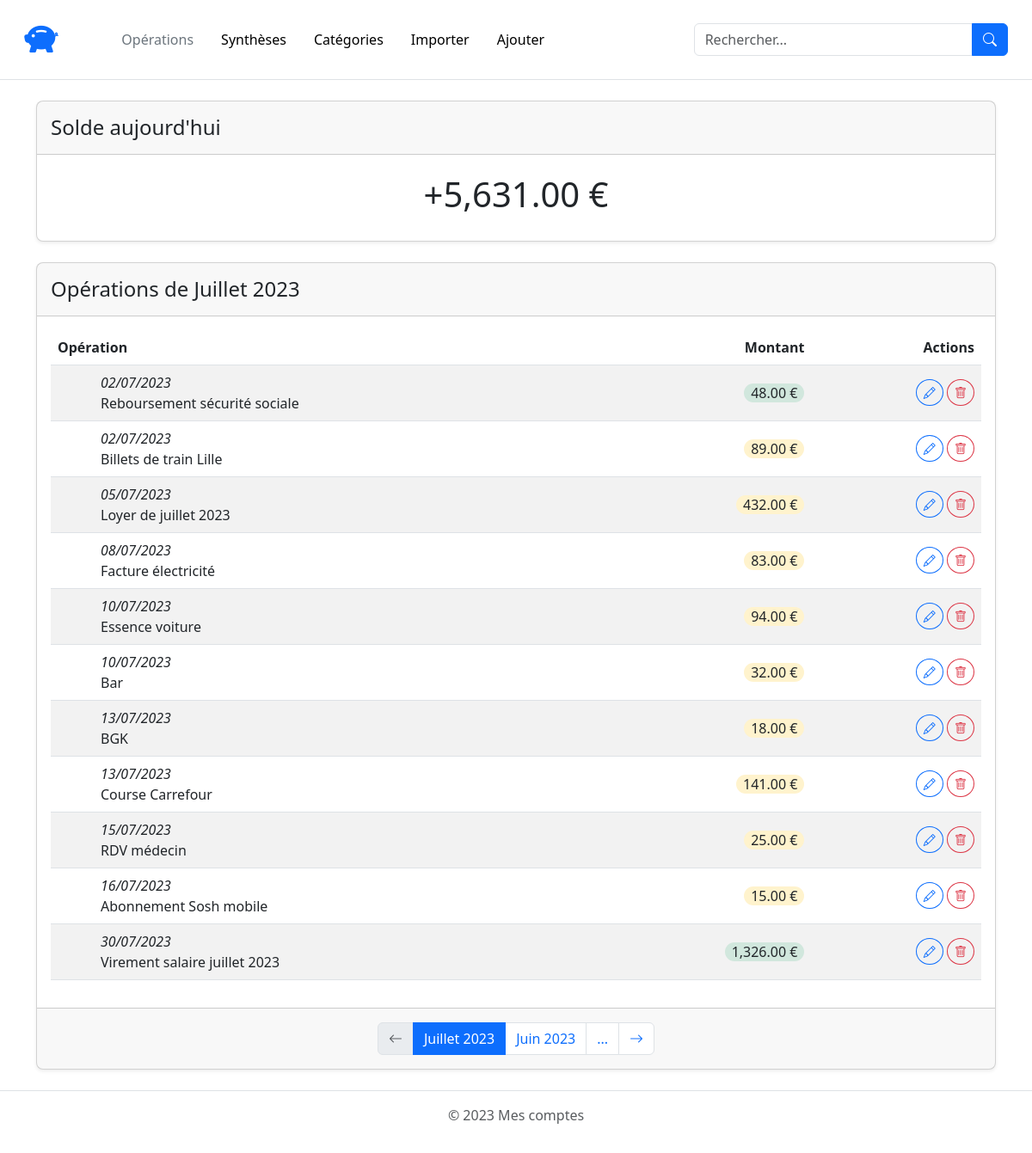
The page /app/views/index.php on the database its author committed.
### tables this page shows
CREATE TABLE IF NOT EXISTS `transaction` (
  `id_transaction` int NOT NULL AUTO_INCREMENT,
  `name` varchar(50) NOT NULL,
  `amount` decimal(15,2) NOT NULL,
  `date_transaction` date NOT NULL,
  `id_category` int DEFAULT NULL,
  PRIMARY KEY (`id_transaction`),
  KEY `id_category` (`id_category`)
);

### app/controllers/HomeController.php (called while the page is built, shortened)
<?php
class HomeController
{
    private $transactionModel;
    public function __construct(TransactionModel $transactionModel)
    {
        $this->transactionModel = $transactionModel;
    }
    public function getBalance()
    {
        $transactions = $this->transactionModel->getAllTransactions();
        $balance = 0;
        foreach ($transactions as $transaction) {
            $balance += $transaction['amount'];
        }
        return $balance;
    }
}

### app/models/TransactionModel.php (called while the page is built, shortened)
<?php
class TransactionModel
{
    private $pdo;
    public function __construct(PDO $pdo)
    {
        $this->pdo = $pdo;
    }
    public function getAllTransactions()
    {
        $stmt = $this->pdo->query("SELECT * FROM transaction");
        return $stmt->fetchAll(PDO::FETCH_ASSOC);
    }
    public function getTransactionsByMonth()
    {
        $currentMonth = date('Y-m');
        $stmt = $this->pdo->prepare("SELECT * FROM transaction WHERE DATE_FORMAT(date_transaction, '%Y-%m') = :currentMonth");
        $stmt->bindParam(':currentMonth', $currentMonth, PDO::PARAM_STR);
        $stmt->execute();
        return $stmt->fetchAll(PDO::FETCH_ASSOC);
    }
}

### app/views/index.php (the view, shortened to what this page needs)
<?php
require_once '../models/TransactionModel.php';
require_once '../controllers/HomeController.php';
class DB
{
    private static $instance = null;
    public static function getInstance()
    {
        if (!self::$instance) {
            try {
                self::$instance = new PDO("mysql:host=" . DB_HOST . ";dbname=" . DB_NAME, DB_USER, DB_PASSWORD);
                self::$instance->setAttribute(PDO::ATTR_ERRMODE, PDO::ERRMODE_EXCEPTION);
            } catch (PDOException $e) {
                die("Erreur de connexion à la base de données : " . $e->getMessage());
            }
        }
        return self::$instance;
    }
}
$pdo = DB::getInstance();
$transactionModel = new TransactionModel($pdo);
$homeController = new HomeController($transactionModel);
$transactions = $transactionModel->getTransactionsByMonth();
function formatAmount($amount)
{
    return number_format($amount, 2) . ' €';
}
function formatBalance($balance)
{
    return ($balance >= 0 ? '+' : '-') . formatAmount(abs($balance));
}
?>
<!DOCTYPE html>
<html lang="fr">
<head>
    <link rel="stylesheet" href="https://cdn.jsdelivr.net/npm/bootstrap@5.3.0/dist/css/bootstrap.min.css">
    <link rel="stylesheet" href="https://cdn.jsdelivr.net/npm/bootstrap-icons@1.10.5/font/bootstrap-icons.css">
</head>
<body>
    <div class="container-fluid">
        <header class="row flex-wrap justify-content-between align-items-center p-3 mb-4 border-bottom">
            <a href="index.php?page=home" class="col-1">
                <i class="bi bi-piggy-bank-fill text-primary fs-1"></i>
            </a>
            <nav class="col-11 col-md-7">
                <ul class="nav">
                    <li class="nav-item">
                        <a href="index.php?page=home" class="nav-link link-secondary" aria-current="page">Opérations</a>
                    </li>
                    <li class="nav-item">
                        <a href="summary.php" class="nav-link link-body-emphasis">Synthèses</a>
                    </li>
                    <li class="nav-item">
                        <a href="categories.php" class="nav-link link-body-emphasis">Catégories</a>
                    </li>
                    <li class="nav-item">
                        <a href="import.php" class="nav-link link-body-emphasis">Importer</a>
                    </li>
                    <li class="nav-item">
                        <a href="add.php" class="nav-link link-body-emphasis">Ajouter</a>
                    </li>
                </ul>
            </nav>
            <form action="" class="col-12 col-md-4" role="search">
                <div class="input-group">
                    <input type="text" class="form-control" placeholder="Rechercher..." aria-describedby="button-search">
                    <button class="btn btn-primary" type="submit" id="button-search">
                        <i class="bi bi-search"></i>
                    </button>
                </div>
            </form>
        </header>
    </div>
    <div class="container">
        <section class="card mb-4 rounded-3 shadow-sm">
            <div class="card-header py-3">
                <h2 class="my-0 fw-normal fs-4">Solde aujourd'hui</h2>
            </div>
            <div class="card-body">
                <p class="card-title pricing-card-title text-center fs-1"><?= formatBalance($homeController->getBalance()) ?></p>
            </div>
        </section>
        <section class="card mb-4 rounded-3 shadow-sm">
            <div class="card-header py-3">
                <h1 class="my-0 fw-normal fs-4">Opérations de Juillet 2023</h1>
            </div>
            <div class="card-body">
                <table class="table table-striped table-hover align-middle">
                    <thead>
                        <tr>
                            <th scope="col" colspan="2">Opération</th>
                            <th scope="col" class="text-end">Montant</th>
                            <th scope="col" class="text-end">Actions</th>
                        </tr>
                    </thead>
                    <tbody>
                        <?php foreach ($transactions as $transaction) { ?>
                            <tr>
                                <td width="50" class="ps-3">
                                </td>
                                <td>
                                    <time datetime="<?= htmlspecialchars($transaction['date_transaction']) ?>" class="d-block fst-italic fw-light"><?= date('d/m/Y', strtotime($transaction['date_transaction'])) ?></time>
                                    <?= htmlspecialchars($transaction['name']) ?>
                                </td>
                                <td class="text-end">
                                    <?php if ($transaction['amount'] < 0) { ?>
                                        <span class="rounded-pill text-nowrap bg-warning-subtle px-2">
                                            <?= formatAmount(abs($transaction['amount'])) ?>
                                        </span>
                                    <?php } else { ?>
                                        <span class="rounded-pill text-nowrap bg-success-subtle px-2">
                                            <?= formatAmount($transaction['amount']) ?>
                                        </span>
                                    <?php } ?>
                                </td>
                                <td class="text-end text-nowrap">
                                    <a href="#" class="btn btn-outline-primary btn-sm rounded-circle">
                                        <i class="bi bi-pencil"></i>
                                    </a>
                                    <a href="#" class="btn btn-outline-danger btn-sm rounded-circle">
                                        <i class="bi bi-trash"></i>
                                    </a>
                                </td>
                            </tr>
                        <?php } ?>
                    </tbody>
                </table>
            </div>
            <div class="card-footer">
                <nav class="text-center">
                    <ul class="pagination d-flex justify-content-center m-2">
                        <li class="page-item disabled">
                            <span class="page-link">
                                <i class="bi bi-arrow-left"></i>
                            </span>
                        </li>
                        <li class="page-item active" aria-current="page">
                            <span class="page-link">Juillet 2023</span>
                        </li>
                        <li class="page-item">
                            <a class="page-link" href="index.php?page=home">Juin 2023</a>
                        </li>
                        <li class="page-item">
                            <span class="page-link">...</span>
                        </li>
                        <li class="page-item">
                            <a class="page-link" href="index.php?page=home">
                                <i class="bi bi-arrow-right"></i>
                            </a>
                        </li>
                    </ul>
                </nav>
            </div>
        </section>
    </div>
    <footer class="py-3 mt-4 border-top">
        <p class="text-center text-body-secondary">© 2023 Mes comptes</p>
    </footer>
</body>
</html>

### rows shown on the page
transaction: date_transaction "02/07/2023", name "Reboursement sécurité sociale", amount "48.00 €"
transaction: date_transaction "02/07/2023", name "Billets de train Lille", amount "89.00 €"
transaction: date_transaction "05/07/2023", name "Loyer de juillet 2023", amount "432.00 €"
transaction: date_transaction "08/07/2023", name "Facture électricité", amount "83.00 €"
transaction: date_transaction "10/07/2023", name "Essence voiture", amount "94.00 €"
transaction: date_transaction "10/07/2023", name "Bar", amount "32.00 €"
transaction: date_transaction "13/07/2023", name "BGK", amount "18.00 €"
transaction: date_transaction "13/07/2023", name "Course Carrefour", amount "141.00 €"
transaction: date_transaction "15/07/2023", name "RDV médecin", amount "25.00 €"
transaction: date_transaction "16/07/2023", name "Abonnement Sosh mobile", amount "15.00 €"
transaction: date_transaction "30/07/2023", name "Virement salaire juillet 2023", amount "1,326.00 €"

### other values the page prints
formatBalance($homeController->getBalance()) "+5,631.00 €"
